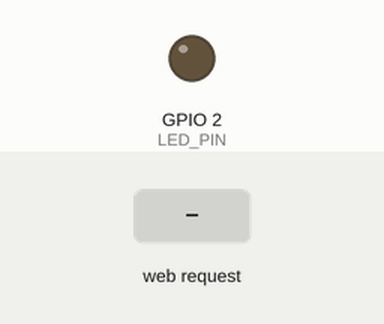
Simulated run of this sketch. Board: ESP32. Parts: output pins drawn as LEDs (lit = HIGH). The inputs (shaded band) are chosen by the test bench. WiFi joins after 1.5 s; servers stay silent unless stated; what the sketch prints to the serial monitor is not drawn.

Above: at 2.7 s.
2.8 s: HTTP request GET /set?duty=1 received
At 3.6 s:
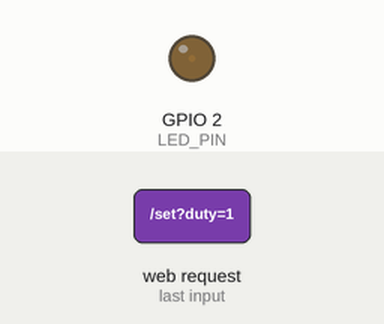
4.3 s: HTTP request GET /set?duty=120 received
At 4.8 s:
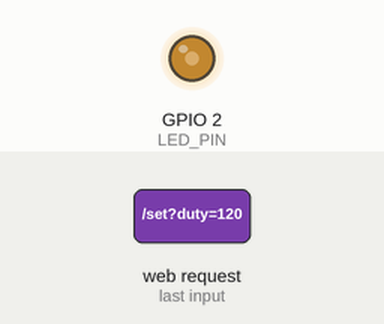
Timing chart, 0 to 7.3 s (numbered marks = the images above; inputs shaded):
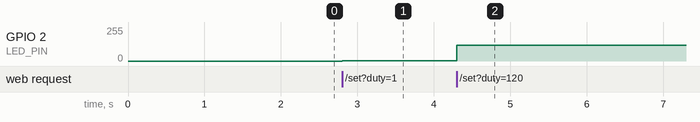

Measured:
- after the input at 2.8 s, GPIO 2 (LED_PIN): 0/255 → 1/255 at once
- after the input at 4.3 s, GPIO 2 (LED_PIN): 1/255 → 120/255 at once

The sketch:

ex07.ino
```cpp
/*
  作业7 (ex07) - Web网页端无极调光器
  关联基础：实验3 (PWM呼吸灯)、实验5 (Web服务器)

  功能:
    - 网页中加入滑动条 (<input type="range" min="0" max="255">)
    - JavaScript 监听滑动条变动，通过 fetch 将数值发送给ESP32
    - ESP32解析URL中的数值并赋值给PWM通道
*/

#include <WiFi.h>
#include <WebServer.h>

const char* ssid = "RedmiK70Pro";
const char* password = "11111111";
const int LED_PIN = 2;

WebServer server(80);

String makePage() {
  String html = R"rawliteral(
<!DOCTYPE html>
<html lang="zh-CN">
<head>
  <meta charset="UTF-8">
  <meta name="viewport" content="width=device-width, initial-scale=1.0">
  <title>无极调光器</title>
  <style>
    body { font-family: Arial; text-align: center; margin-top: 50px; }
    input[type=range] { width: 80%; max-width: 400px; margin: 20px; }
    #dutyVal { font-size: 24px; font-weight: bold; }
  </style>
</head>
<body>
  <h1>ESP32 无极调光器</h1>
  <p>拖动滑动条调节LED亮度</p>
  <input type="range" min="0" max="255" value="0" id="dutySlider"
    oninput="updateDuty(this.value)">
  <p>占空比: <span id="dutyVal">0</span></p>

  <script>
    function updateDuty(val) {
      document.getElementById('dutyVal').innerText = val;
      fetch('/set?duty=' + val);
    }
  </script>
</body>
</html>
)rawliteral";
  return html;
}

void handleRoot() {
  server.send(200, "text/html; charset=UTF-8", makePage());
}

void handleSet() {
  if (server.hasArg("duty")) {
    int duty = server.arg("duty").toInt();
    duty = constrain(duty, 0, 255);
    ledcWrite(LED_PIN, duty);
    server.send(200, "text/plain", "OK");
  } else {
    server.send(400, "text/plain", "Missing duty");
  }
}

void setup() {
  Serial.begin(115200);

  ledcAttach(LED_PIN, 5000, 8);

  // 连接 WiFi
  WiFi.begin(ssid, password);
  Serial.print("连接WiFi");
  while (WiFi.status() != WL_CONNECTED) {
    delay(500);
    Serial.print(".");
  }
  Serial.println("\n连接成功");
  Serial.print("访问地址: http://");
  Serial.println(WiFi.localIP());

  server.on("/", handleRoot);
  server.on("/set", handleSet);
  server.begin();
}

void loop() {
  server.handleClient();
}
```
